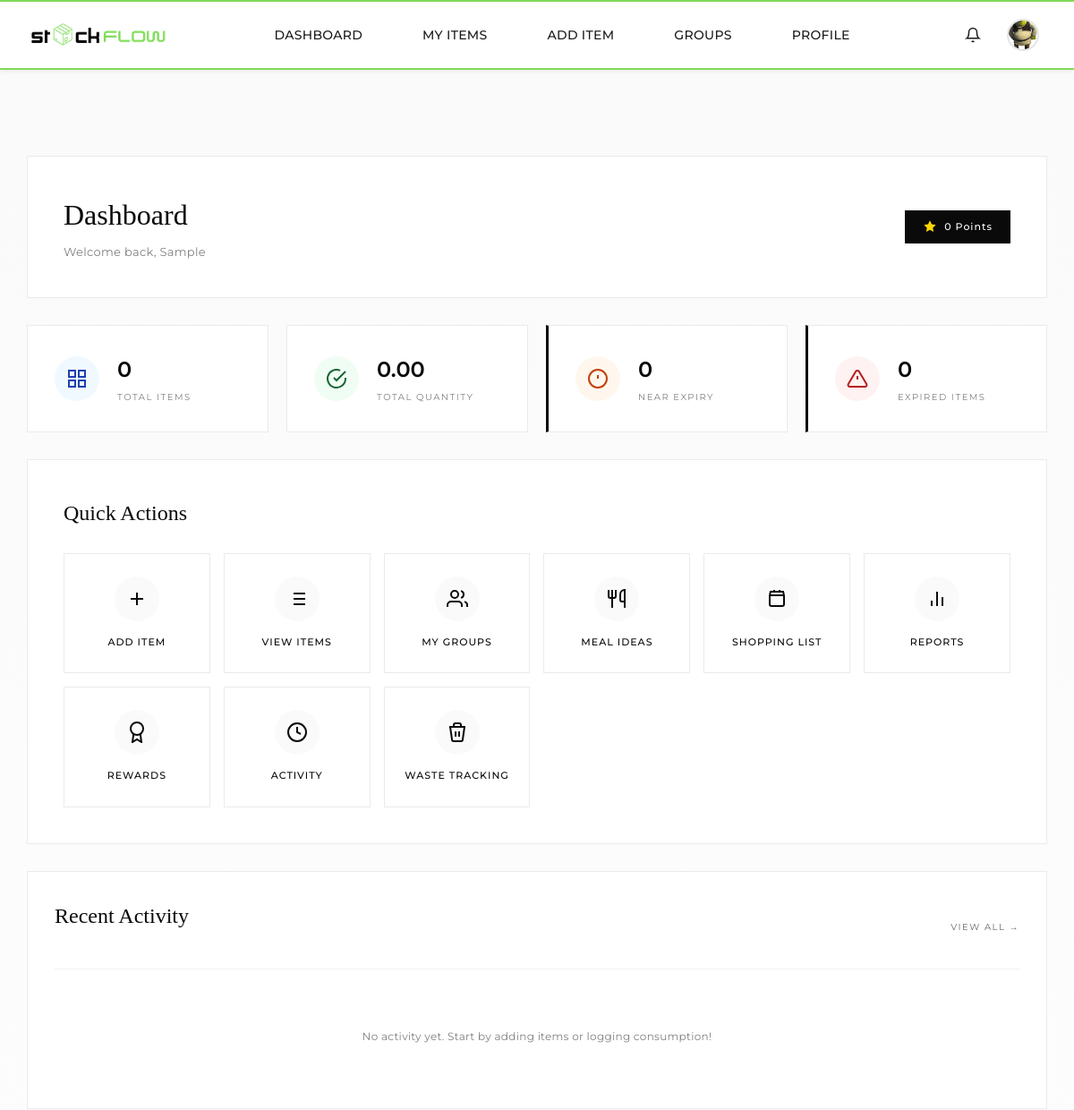
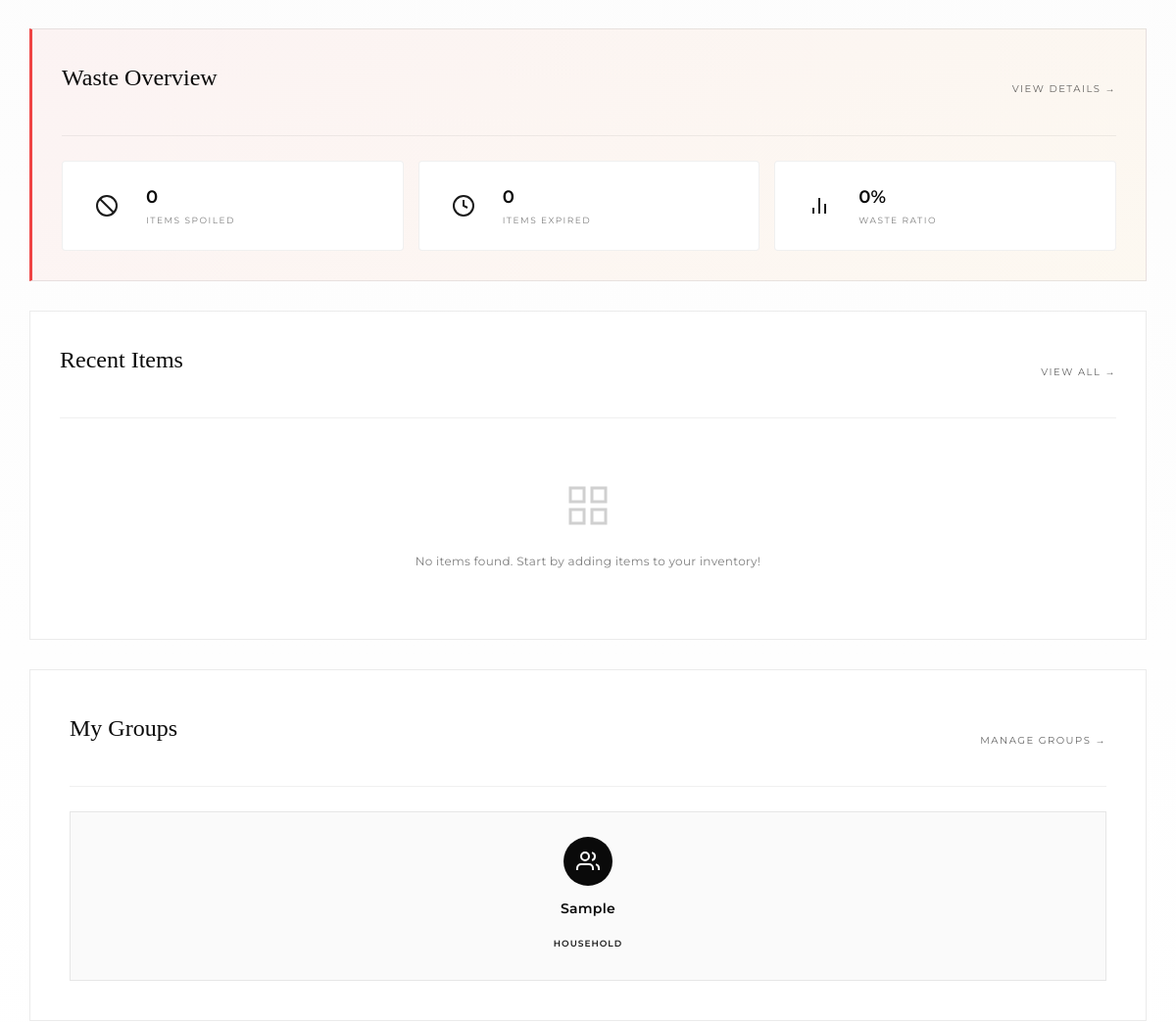
The app's page /user/dashboard.php (signed in, upper part), older data (2 pictures, top to bottom).
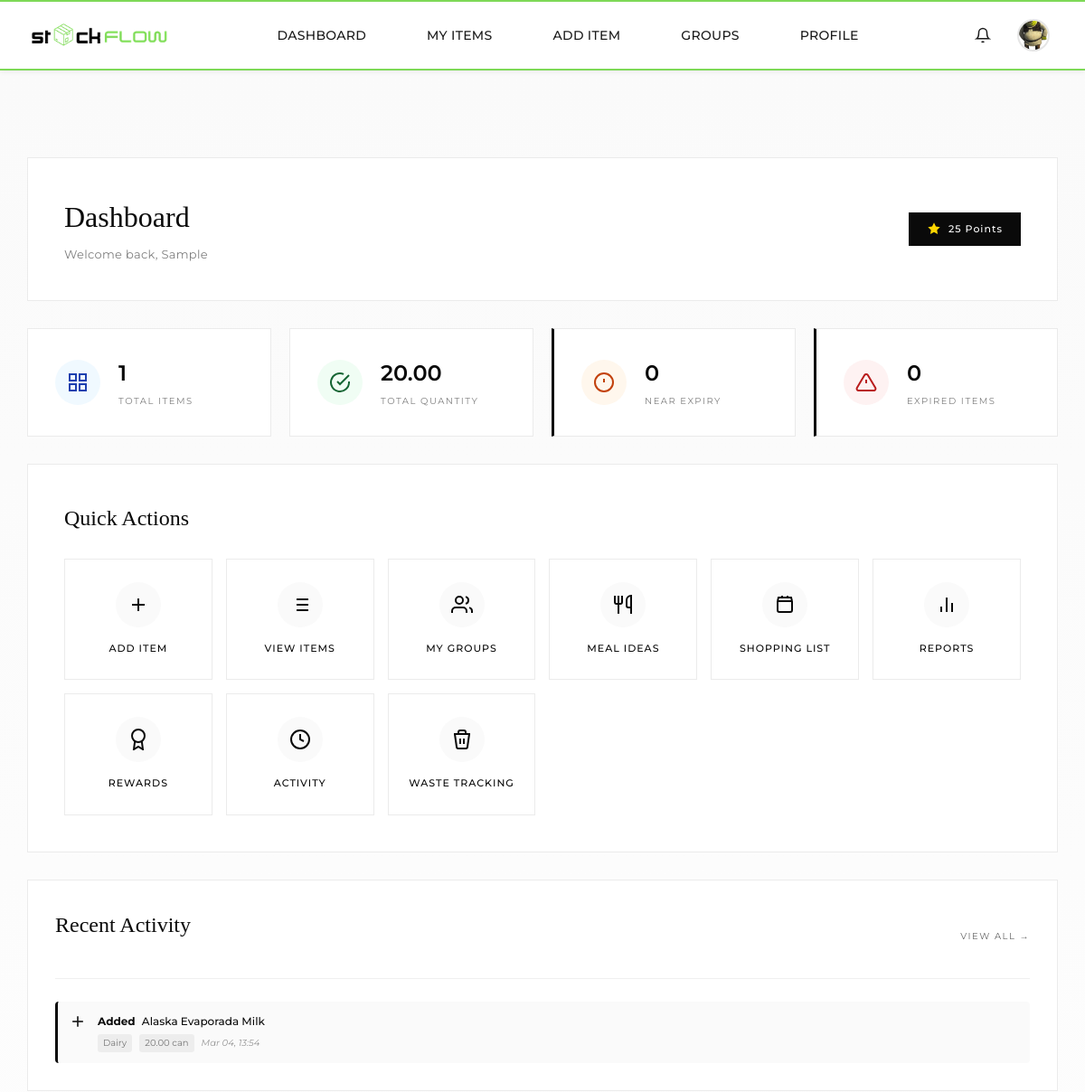
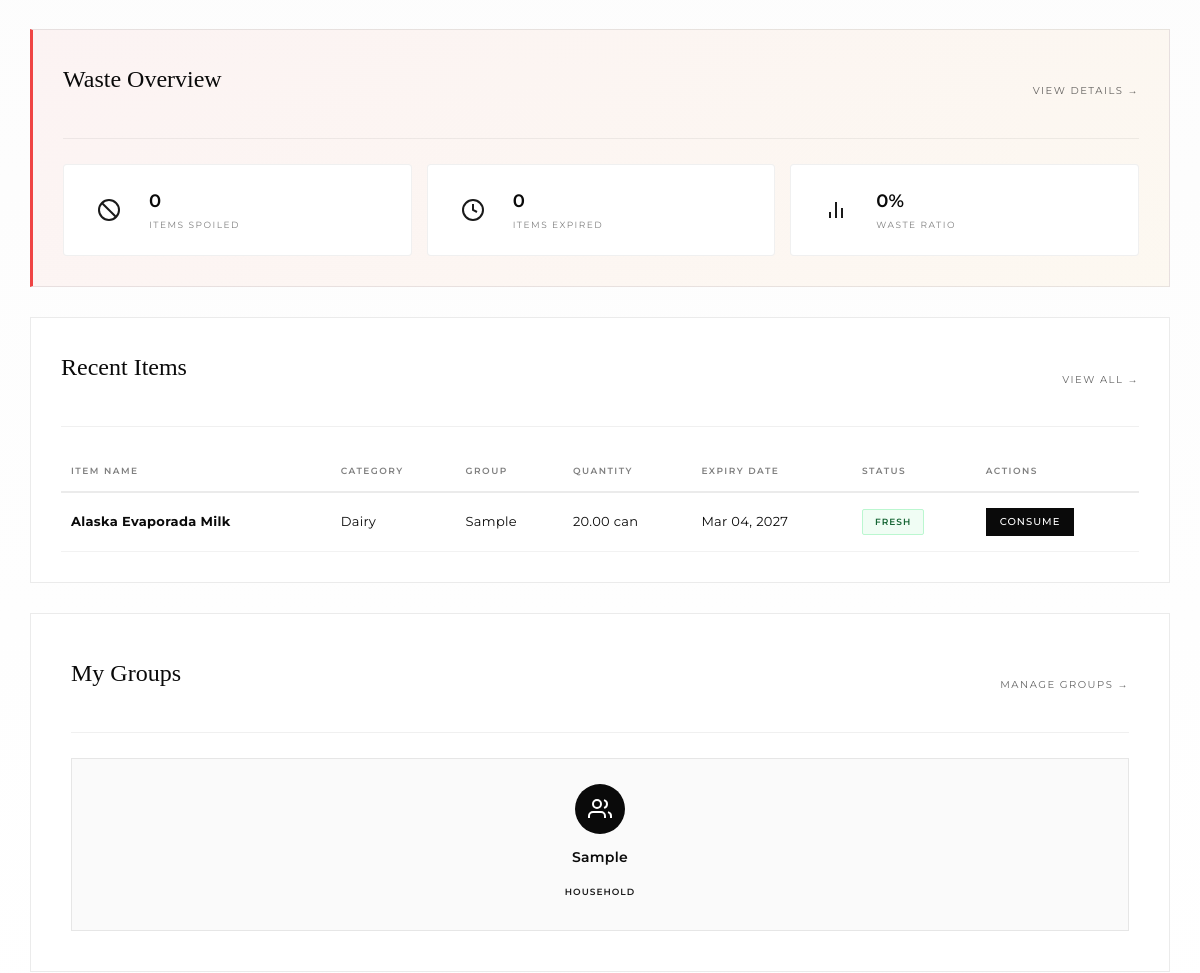
The same page, newer data (2 pictures, top to bottom).
### tables this page shows
CREATE TABLE `user_points` (
  `user_id` int(11) NOT NULL,
  `total_points` int(11) DEFAULT 0,
  `last_updated` timestamp NOT NULL DEFAULT current_timestamp() ON UPDATE current_timestamp()
);

CREATE TABLE `groups` (
  `group_id` int(11) NOT NULL,
  `group_name` varchar(255) NOT NULL,
  `group_type` enum('household','co_living','small_business') NOT NULL,
  `created_by` int(11) NOT NULL,
  `invitation_code` varchar(50) DEFAULT NULL,
  `created_at` timestamp NOT NULL DEFAULT current_timestamp()
);

CREATE TABLE `customer_inventory_updates` (
  `update_id` int(11) NOT NULL,
  `item_id` int(11) NOT NULL,
  `update_type` enum('added','consumed','spoiled','expired') NOT NULL,
  `quantity_change` decimal(10,2) NOT NULL,
  `updated_by` int(11) NOT NULL,
  `update_date` timestamp NOT NULL DEFAULT current_timestamp(),
  `notes` text DEFAULT NULL
);

CREATE TABLE `customer_items` (
  `item_id` int(11) NOT NULL,
  `item_name` varchar(255) NOT NULL,
  `barcode` varchar(100) DEFAULT NULL,
  `catalog_id` int(11) DEFAULT NULL,
  `category_id` int(11) NOT NULL,
  `group_id` int(11) NOT NULL,
  `quantity` decimal(10,2) NOT NULL,
  `unit` varchar(50) NOT NULL,
  `purchase_date` date NOT NULL,
  `expiry_date` date NOT NULL,
  `expiry_status` enum('fresh','near_expiry','expired') DEFAULT 'fresh',
  `alert_flag` tinyint(1) DEFAULT 0,
  `purchased_from` varchar(255) DEFAULT NULL,
  `created_by` int(11) NOT NULL,
  `date_added` timestamp NOT NULL DEFAULT current_timestamp(),
  `last_updated` timestamp NOT NULL DEFAULT current_timestamp() ON UPDATE current_timestamp()
);

CREATE TABLE `categories` (
  `category_id` int(11) NOT NULL,
  `category_name` varchar(100) NOT NULL,
  `description` text DEFAULT NULL,
  `created_at` timestamp NOT NULL DEFAULT current_timestamp()
);

### user/dashboard.php (the view, shortened to what the changed rows need)
<?php
require_once __DIR__ . '/../includes/config.php';
$conn = getDBConnection();
$user_id = getCurrentUserId();
require_once __DIR__ . '/../includes/notifications_system.php';
require_once __DIR__ . '/../includes/expiry_alerts.php';
runNotificationChecks($conn, $user_id);
$points_stmt = $conn->prepare("SELECT total_points FROM user_points WHERE user_id = ?");
$points_stmt->bind_param("i", $user_id);
$points_stmt->execute();
$points_result = $points_stmt->get_result();
$user_points = $points_result->fetch_assoc()['total_points'] ?? 0;
$groups_stmt = $conn->prepare("
    SELECT g.group_id, g.group_name, g.group_type
    FROM groups g
    INNER JOIN group_members gm ON g.group_id = gm.group_id
    WHERE gm.user_id = ?
");
$groups_stmt->bind_param("i", $user_id);
$groups_stmt->execute();
$groups_result = $groups_stmt->get_result();
$summary_stmt = $conn->prepare("
    SELECT
        COUNT(ci.item_id) as total_items,
        SUM(CASE WHEN ci.expiry_status = 'near_expiry' THEN 1 ELSE 0 END) as near_expiry_items,
        SUM(CASE WHEN ci.expiry_status = 'expired' THEN 1 ELSE 0 END) as expired_items,
        SUM(ci.quantity) as total_quantity
    FROM customer_items ci
    INNER JOIN group_members gm ON ci.group_id = gm.group_id
    WHERE gm.user_id = ?
");
$summary_stmt->bind_param("i", $user_id);
$summary_stmt->execute();
$summary = $summary_stmt->get_result()->fetch_assoc();
$items_stmt = $conn->prepare("
    SELECT ci.*, c.category_name, g.group_name
    FROM customer_items ci
    INNER JOIN categories c ON ci.category_id = c.category_id
    INNER JOIN groups g ON ci.group_id = g.group_id
    INNER JOIN group_members gm ON ci.group_id = gm.group_id
    WHERE gm.user_id = ?
    ORDER BY ci.date_added DESC
    LIMIT 10
");
$items_stmt->bind_param("i", $user_id);
$items_stmt->execute();
$items_result = $items_stmt->get_result();
$recent_activity_stmt = $conn->prepare("
    SELECT
        ciu.update_type,
        ciu.quantity_change,
        ciu.update_date,
        ci.item_name,
        c.category_name,
        ci.unit
    FROM customer_inventory_updates ciu
    INNER JOIN customer_items ci ON ciu.item_id = ci.item_id
    INNER JOIN categories c ON ci.category_id = c.category_id
    WHERE ciu.updated_by = ?
    ORDER BY ciu.update_date DESC
    LIMIT 5
");
$recent_activity_stmt->bind_param("i", $user_id);
$recent_activity_stmt->execute();
$recent_activity_result = $recent_activity_stmt->get_result();
$pageCss = '<link rel="stylesheet" href="' . htmlspecialchars($baseUrl) . '/includes/style/pages/dashboard.css">';
require_once __DIR__ . '/../includes/header.php';
?>
<main class="dashboard-page">
    <div class="dashboard-container">
        <div class="dashboard-header">
            <div class="header-content">
                <div class="header-info">
                    <h1 class="dashboard-title">Dashboard</h1>
                </div>
                <div class="header-actions">
                    <div class="points-badge">
                        <svg width="16" height="16" viewBox="0 0 24 24" fill="currentColor" stroke="none">
                            <polygon points="12 2 15.09 8.26 22 9.27 17 14.14 18.18 21.02 12 17.77 5.82 21.02 7 14.14 2 9.27 8.91 8.26 12 2"/>
                        </svg>
                        <span><?php echo number_format($user_points); ?> Points</span>
                    </div>
                </div>
            </div>
        </div>
        <div class="stats-grid">
            <div class="stat-card">
                <div class="stat-content">
                    <div class="stat-value"><?php echo number_format($summary['total_items'] ?? 0); ?></div>
                    <div class="stat-label">Total Items</div>
                </div>
            </div>
            <div class="stat-card">
                <div class="stat-content">
                    <div class="stat-value"><?php echo number_format($summary['total_quantity'] ?? 0, 2); ?></div>
                    <div class="stat-label">Total Quantity</div>
                </div>
            </div>
        </div>
        <div class="quick-actions">
            <h2 class="section-title">Quick Actions</h2>
        </div>
        <div class="content-section">
            <div class="section-header">
                <h2 class="section-title">Recent Activity</h2>
            </div>
            <?php if ($recent_activity_result->num_rows > 0): ?>
                <div class="activity-feed-mini">
                    <?php while ($activity = $recent_activity_result->fetch_assoc()): ?>
                        <?php
                            $icon_svg = '';
                            $action_label = 'Unknown';
                            switch ($activity['update_type']) {
                                case 'added':
                                    $icon_svg = '<svg width="20" height="20" viewBox="0 0 24 24" fill="none" stroke="currentColor" stroke-width="2"><line x1="12" y1="5" x2="12" y2="19"/><line x1="5" y1="12" x2="19" y2="12"/></svg>';
                                    $action_label = 'Added';
                                    break;
                            }
                        ?>
                        <div class="activity-item">
                            <span class="activity-icon"><?php echo $icon_svg; ?></span>
                            <div class="activity-info">
                                <p class="activity-text">
                                    <strong><?php echo $action_label; ?></strong>
                                    <?php echo htmlspecialchars($activity['item_name']); ?>
                                </p>
                                <p class="activity-meta">
                                    <span class="meta-item"><?php echo htmlspecialchars($activity['category_name']); ?></span>
                                    <span class="meta-item"><?php echo number_format($activity['quantity_change'], 2); ?> <?php echo htmlspecialchars($activity['unit']); ?></span>
                                    <span class="meta-time"><?php echo date('M d, H:i', strtotime($activity['update_date'])); ?></span>
                                </p>
                            </div>
                        </div>
                    <?php endwhile; ?>
                </div>
            <?php else: ?>
                <div class="empty-state">
                    <p>No activity yet. Start by adding items or logging consumption!</p>
                </div>
            <?php endif; ?>
        </div>
        <div class="content-section waste-section">
            <div class="section-header">
                <h2 class="section-title">Waste Overview</h2>
            </div>
        </div>
        <div class="content-section">
            <div class="section-header">
                <h2 class="section-title">Recent Items</h2>
            </div>
            <?php if ($items_result->num_rows > 0): ?>
                <div class="table-wrapper">
                    <table class="data-table">
                        <thead>
                            <tr>
                                <th>Item Name</th>
                                <th>Category</th>
                                <th>Group</th>
                                <th>Quantity</th>
                                <th>Expiry Date</th>
                                <th>Status</th>
                                <th>Actions</th>
                            </tr>
                        </thead>
                        <tbody>
                            <?php while ($item = $items_result->fetch_assoc()): ?>
                            <tr>
                                <td><strong><?php echo htmlspecialchars($item['item_name']); ?></strong></td>
                                <td><?php echo htmlspecialchars($item['category_name']); ?></td>
                                <td><?php echo htmlspecialchars($item['group_name']); ?></td>
                                <td><?php echo $item['quantity'] . ' ' . htmlspecialchars($item['unit']); ?></td>
                                <td><?php echo date('M d, Y', strtotime($item['expiry_date'])); ?></td>
                                <td>
                                    <?php
                                    $badge_class = '';
                                    if ($item['expiry_status'] === 'fresh') {
                                        $badge_class = 'badge-delivered';
                                    } elseif ($item['expiry_status'] === 'near_expiry') {
                                        $badge_class = 'badge-pending';
                                    } else {
                                        $badge_class = 'badge-cancelled';
                                    }
                                    ?>
                                    <span class="badge <?php echo $badge_class; ?>">
                                        <?php echo ucfirst(str_replace('_', ' ', $item['expiry_status'])); ?>
                                    </span>
                                </td>
                                <td>
                                    <a href="customer/item/consume_item.php?id=<?php echo $item['item_id']; ?>" class="action-btn">Consume</a>
                                </td>
                            </tr>
                            <?php endwhile; ?>
                        </tbody>
                    </table>
                </div>
            <?php else: ?>
                <div class="empty-state">
                    <svg width="48" height="48" viewBox="0 0 24 24" fill="none" stroke="currentColor" stroke-width="1.5">
                        <rect x="3" y="3" width="7" height="7"/><rect x="14" y="3" width="7" height="7"/><rect x="14" y="14" width="7" height="7"/><rect x="3" y="14" width="7" height="7"/>
                    </svg>
                    <p>No items found. Start by adding items to your inventory!</p>
                </div>
            <?php endif; ?>
        </div>
        <?php if ($groups_result->num_rows > 0): ?>
        <div class="groups-section">
            <div class="section-header">
                <h2 class="section-title">My Groups</h2>
            </div>
            <div class="groups-grid">
                <?php while ($group = $groups_result->fetch_assoc()): ?>
                    <div class="group-card">
                        <div class="group-icon">
                            <svg width="24" height="24" viewBox="0 0 24 24" fill="none" stroke="currentColor" stroke-width="2">
                                <path d="M17 21v-2a4 4 0 0 0-4-4H5a4 4 0 0 0-4 4v2"/><circle cx="9" cy="7" r="4"/><path d="M23 21v-2a4 4 0 0 0-3-3.87"/><path d="M16 3.13a4 4 0 0 1 0 7.75"/>
                            </svg>
                        </div>
                        <div class="group-name"><?php echo htmlspecialchars($group['group_name']); ?></div>
                        <div class="group-type">
                            <span class="badge badge-<?php echo strtolower($group['group_type']); ?>">
                                <?php echo ucfirst($group['group_type']); ?>
                            </span>
                        </div>
                    </div>
                <?php endwhile; ?>
            </div>
        </div>
        <?php endif; ?>
    </div>
</main>
<?php require_once __DIR__ . '/../includes/footer.php'; ?>

Row changes from the older to the newer data that the page shows:
changed user_points: total_points "0" → "25"
added customer_inventory_updates: update_type "Added", item.item_name "Alaska Evaporada Milk", categories.category_name "Dairy", quantity_change "20.00", item.unit "can", update_date "Mar 04, 13:54"
added customer_items: item_name "Alaska Evaporada Milk", category.category_name "Dairy", group.group_name "Sample", quantity "20.00", unit "can", expiry_date "Mar 04, 2027", expiry_status "FRESH"
Text that changed along with them:
$summary['total_items']: "0" → "1"
$summary['total_quantity']: "0.00" → "20.00"
text no longer shown: "No activity yet. Start by adding items or logging consumption! No items found. Start by adding items to your inventory!"
text now shown: "ITEM NAME CATEGORY GROUP QUANTITY EXPIRY DATE STATUS ACTIONS"
